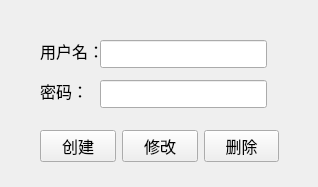
<?xml version="1.0" encoding="UTF-8"?>
<ui version="4.0">
 <class>manage_admin_window</class>
 <widget class="QWidget" name="manage_admin_window">
  <property name="geometry">
   <rect>
    <x>0</x>
    <y>0</y>
    <width>318</width>
    <height>187</height>
   </rect>
  </property>
  <property name="font">
   <font>
    <family>PingFang SC</family>
    <pointsize>12</pointsize>
   </font>
  </property>
  <property name="windowTitle">
   <string>数据库管理员</string>
  </property>
  <widget class="QWidget" name="">
   <property name="geometry">
    <rect>
     <x>40</x>
     <y>130</y>
     <width>239</width>
     <height>32</height>
    </rect>
   </property>
   <layout class="QHBoxLayout" name="horizontalLayout">
    <item>
     <widget class="QPushButton" name="btn_create">
      <property name="text">
       <string>创建</string>
      </property>
     </widget>
    </item>
    <item>
     <widget class="QPushButton" name="btn_edit">
      <property name="text">
       <string>修改</string>
      </property>
     </widget>
    </item>
    <item>
     <widget class="QPushButton" name="btn_delete">
      <property name="text">
       <string>删除</string>
      </property>
     </widget>
    </item>
   </layout>
  </widget>
  <widget class="QLabel" name="lb_password">
   <property name="geometry">
    <rect>
     <x>40</x>
     <y>80</y>
     <width>48</width>
     <height>22</height>
    </rect>
   </property>
   <property name="text">
    <string>密码：</string>
   </property>
  </widget>
  <widget class="QLabel" name="lb_username">
   <property name="geometry">
    <rect>
     <x>40</x>
     <y>40</y>
     <width>64</width>
     <height>22</height>
    </rect>
   </property>
   <property name="text">
    <string>用户名：</string>
   </property>
  </widget>
  <widget class="QLineEdit" name="line_password">
   <property name="geometry">
    <rect>
     <x>100</x>
     <y>80</y>
     <width>167</width>
     <height>28</height>
    </rect>
   </property>
   <property name="echoMode">
    <enum>QLineEdit::Password</enum>
   </property>
  </widget>
  <widget class="QLineEdit" name="line_username">
   <property name="geometry">
    <rect>
     <x>100</x>
     <y>40</y>
     <width>167</width>
     <height>28</height>
    </rect>
   </property>
  </widget>
 </widget>
 <resources/>
 <connections/>
</ui>
